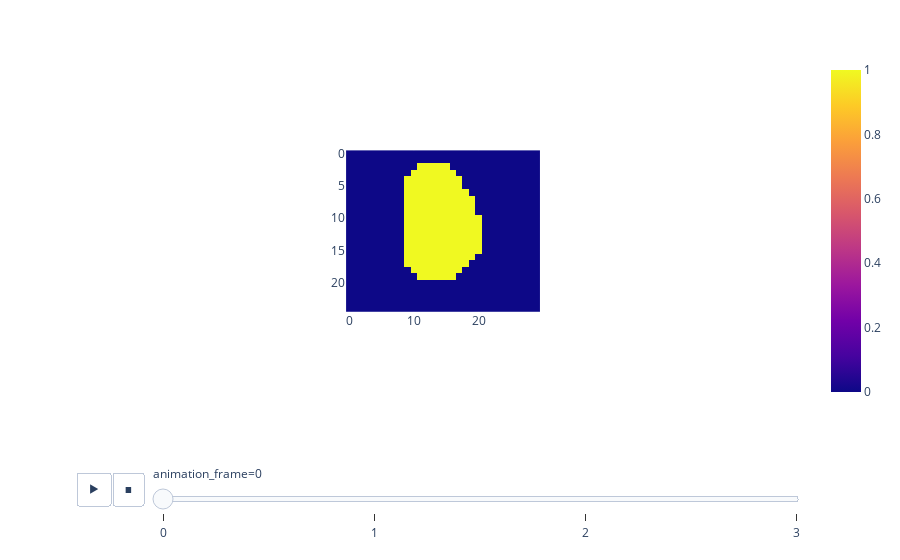

The code cell stored with this chart in its notebook:
### Code cell
import nibabel as nib

gt = nib.load('alg_out/Task001_LiverTumor/GroundTruth/train_201.nii.gz').get_fdata()
pred = nib.load('alg_out/Task001_LiverTumor/DiceTopK10/train_201.nii.gz').get_fdata()
pred2 = nib.load('alg_out/Task001_LiverTumor/CE/train_201.nii.gz').get_fdata()
import plotly.express as px
test=gt[...]
import myutils
px.imshow(myutils.array_trim(gt,ignore=[]),animation_frame=2)
px.imshow(myutils.array_trim(gt,ignore=[]),animation_frame=2)

# result.shape

### Figure 1 — Plotly figure (JSON) as saved in the notebook; plotly's stock layout.template omitted (floating-point values rounded to 4 significant figures; data arrays with more than 128 entries replaced by an {"elided": "..."} marker saying what was removed)
{"data": [{"coloraxis": "coloraxis", "hovertemplate": "x: %{x}<br>y: %{y}<br>color: %{z}<extra></extra>", "name": "0", "type": "heatmap", "xaxis": "x", "yaxis": "y", "z": {"elided": "25x30 int values"}}], "layout": {"autosize": true, "coloraxis": {"colorscale": [[0, "#0d0887"], [0.1111, "#46039f"], [0.2222, "#7201a8"], [0.3333, "#9c179e"], [0.4444, "#bd3786"], [0.5556, "#d8576b"], [0.6667, "#ed7953"], [0.7778, "#fb9f3a"], [0.8889, "#fdca26"], [1, "#f0f921"]]}, "margin": {"t": 60}, "sliders": [{"active": 0, "currentvalue": {"prefix": "animation_frame="}, "len": 0.9, "pad": {"b": 10, "t": 60}, "steps": [{"args": [["0"], {"frame": {"duration": 0, "redraw": true}, "fromcurrent": true, "mode": "immediate", "transition": {"duration": 0, "easing": "linear"}}], "label": "0", "method": "animate"}, {"args": [["1"], {"frame": {"duration": 0, "redraw": true}, "fromcurrent": true, "mode": "immediate", "transition": {"duration": 0, "easing": "linear"}}], "label": "1", "method": "animate"}, {"args": [["2"], {"frame": {"duration": 0, "redraw": true}, "fromcurrent": true, "mode": "immediate", "transition": {"duration": 0, "easing": "linear"}}], "label": "2", "method": "animate"}, {"args": [["3"], {"frame": {"duration": 0, "redraw": true}, "fromcurrent": true, "mode": "immediate", "transition": {"duration": 0, "easing": "linear"}}], "label": "3", "method": "animate"}], "x": 0.1, "xanchor": "left", "y": 0, "yanchor": "top"}], "updatemenus": [{"buttons": [{"args": [null, {"frame": {"duration": 500, "redraw": true}, "fromcurrent": true, "mode": "immediate", "transition": {"duration": 500, "easing": "linear"}}], "label": "&#9654;", "method": "animate"}, {"args": [[null], {"frame": {"duration": 0, "redraw": true}, "fromcurrent": true, "mode": "immediate", "transition": {"duration": 0, "easing": "linear"}}], "label": "&#9724;", "method": "animate"}], "direction": "left", "pad": {"r": 10, "t": 70}, "showactive": false, "type": "buttons", "x": 0.1, "xanchor": "right", "y": 0, "yanchor": "top"}], "xaxis": {"anchor": "y", "autorange": true, "constrain": "domain", "domain": [0.3665, 0.6335], "range": [-0.5, 29.5], "scaleanchor": "y"}, "yaxis": {"anchor": "x", "autorange": true, "constrain": "domain", "domain": [0, 1], "range": [24.5, -0.5]}}}
